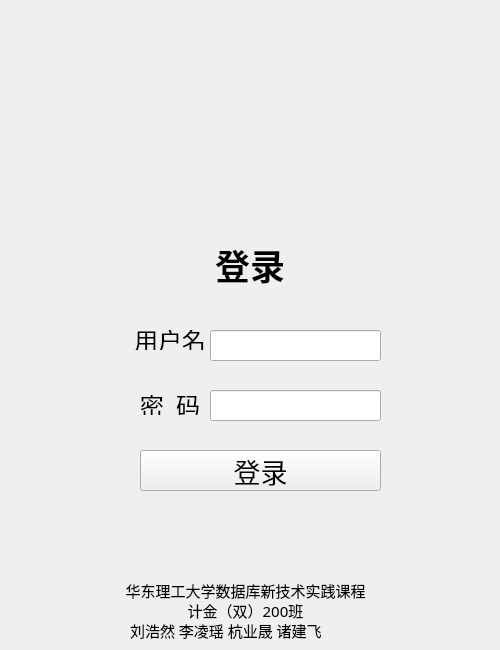
<?xml version="1.0" encoding="UTF-8"?>
<ui version="4.0">
 <class>Form</class>
 <widget class="QWidget" name="Form">
  <property name="geometry">
   <rect>
    <x>0</x>
    <y>0</y>
    <width>500</width>
    <height>650</height>
   </rect>
  </property>
  <property name="focusPolicy">
   <enum>Qt::NoFocus</enum>
  </property>
  <property name="windowTitle">
   <string>数据库系统登录</string>
  </property>
  <widget class="QLabel" name="label">
   <property name="geometry">
    <rect>
     <x>150</x>
     <y>30</y>
     <width>200</width>
     <height>200</height>
    </rect>
   </property>
   <property name="styleSheet">
    <string notr="true">border-image: url(:/logo/logo.png);</string>
   </property>
   <property name="text">
    <string/>
   </property>
   <property name="alignment">
    <set>Qt::AlignCenter</set>
   </property>
  </widget>
  <widget class="QLabel" name="label_2">
   <property name="geometry">
    <rect>
     <x>80</x>
     <y>560</y>
     <width>331</width>
     <height>61</height>
    </rect>
   </property>
   <property name="font">
    <font>
     <family>黑体</family>
     <pointsize>11</pointsize>
    </font>
   </property>
   <property name="text">
    <string>华东理工大学数据库新技术实践课程</string>
   </property>
   <property name="alignment">
    <set>Qt::AlignCenter</set>
   </property>
  </widget>
  <widget class="QLabel" name="label_3">
   <property name="geometry">
    <rect>
     <x>190</x>
     <y>240</y>
     <width>120</width>
     <height>50</height>
    </rect>
   </property>
   <property name="font">
    <font>
     <family>华文中宋</family>
     <pointsize>26</pointsize>
     <weight>75</weight>
     <bold>true</bold>
    </font>
   </property>
   <property name="layoutDirection">
    <enum>Qt::LeftToRight</enum>
   </property>
   <property name="text">
    <string>登录</string>
   </property>
   <property name="alignment">
    <set>Qt::AlignCenter</set>
   </property>
  </widget>
  <widget class="QLabel" name="label_4">
   <property name="geometry">
    <rect>
     <x>130</x>
     <y>330</y>
     <width>80</width>
     <height>20</height>
    </rect>
   </property>
   <property name="font">
    <font>
     <family>宋体</family>
     <pointsize>18</pointsize>
    </font>
   </property>
   <property name="text">
    <string>用户名</string>
   </property>
   <property name="alignment">
    <set>Qt::AlignCenter</set>
   </property>
  </widget>
  <widget class="QLabel" name="label_5">
   <property name="geometry">
    <rect>
     <x>130</x>
     <y>395</y>
     <width>80</width>
     <height>20</height>
    </rect>
   </property>
   <property name="font">
    <font>
     <family>宋体</family>
     <pointsize>18</pointsize>
    </font>
   </property>
   <property name="text">
    <string>密  码</string>
   </property>
   <property name="alignment">
    <set>Qt::AlignCenter</set>
   </property>
  </widget>
  <widget class="QPushButton" name="pushButton">
   <property name="geometry">
    <rect>
     <x>140</x>
     <y>450</y>
     <width>241</width>
     <height>41</height>
    </rect>
   </property>
   <property name="font">
    <font>
     <family>隶书</family>
     <pointsize>20</pointsize>
    </font>
   </property>
   <property name="text">
    <string>登录</string>
   </property>
  </widget>
  <widget class="QLineEdit" name="lineEdit">
   <property name="geometry">
    <rect>
     <x>210</x>
     <y>330</y>
     <width>171</width>
     <height>31</height>
    </rect>
   </property>
   <property name="font">
    <font>
     <family>Times New Roman</family>
     <pointsize>12</pointsize>
    </font>
   </property>
   <property name="text">
    <string/>
   </property>
  </widget>
  <widget class="QLineEdit" name="lineEdit_2">
   <property name="geometry">
    <rect>
     <x>210</x>
     <y>390</y>
     <width>171</width>
     <height>31</height>
    </rect>
   </property>
   <property name="font">
    <font>
     <family>Arial</family>
     <pointsize>12</pointsize>
    </font>
   </property>
   <property name="text">
    <string/>
   </property>
   <property name="echoMode">
    <enum>QLineEdit::Password</enum>
   </property>
  </widget>
  <widget class="QLabel" name="label_6">
   <property name="geometry">
    <rect>
     <x>130</x>
     <y>580</y>
     <width>231</width>
     <height>61</height>
    </rect>
   </property>
   <property name="font">
    <font>
     <family>黑体</family>
     <pointsize>11</pointsize>
    </font>
   </property>
   <property name="text">
    <string>计金（双）200班</string>
   </property>
   <property name="alignment">
    <set>Qt::AlignCenter</set>
   </property>
  </widget>
  <widget class="QLabel" name="label_7">
   <property name="geometry">
    <rect>
     <x>130</x>
     <y>600</y>
     <width>231</width>
     <height>61</height>
    </rect>
   </property>
   <property name="font">
    <font>
     <family>黑体</family>
     <pointsize>11</pointsize>
    </font>
   </property>
   <property name="text">
    <string>刘浩然 李凌瑶 杭业晟 诸建飞</string>
   </property>
  </widget>
 </widget>
 <resources>
  <include location="pic.qrc"/>
 </resources>
 <connections/>
</ui>
